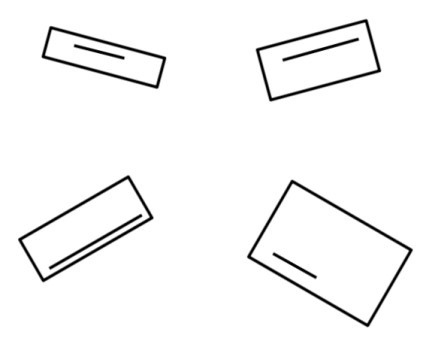
#> input picture rectangle.jpg, 422 x 338 px
$ python rectangle_alignment.py
#> lines starting #> are read from the running program, lines starting #| are printed output that depends on the picture; after the words box and inside, x2 and y2 are one past the last pixel; in counts of white or black regions, pixels touching at a corner belong together
import cv2
import numpy as np
import matplotlib.pyplot as plt
plt.figure(figsize=(10, 7))
font = cv2.FONT_HERSHEY_TRIPLEX
image = cv2.imread('rectangle.jpg', cv2.IMREAD_COLOR)
#> image is the input picture: shape (338, 422, 3); min 0, max 255, mean 245.9
img = cv2.cvtColor(image, cv2.COLOR_BGR2GRAY)
edged = cv2.Canny(img, 30, 200)
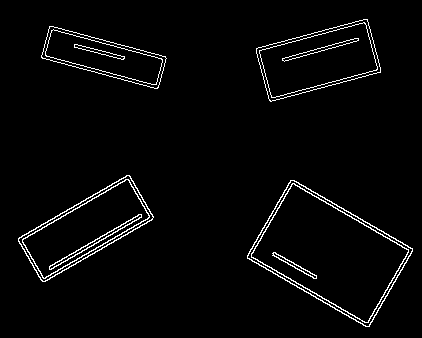
#> edged: shape (338, 422); 2.8% white in thin lines or dots, all inside (x1, y1, x2, y2) = (18, 19, 413, 327)
contours,hierarchy= cv2.findContours(edged,cv2.RETR_EXTERNAL,cv2.CHAIN_APPROX_NONE)
#> contours = 4 contours; box (x1, y1, x2, y2) and area: (247, 180, 413, 327) 12767, (18, 175, 154, 282) 6545, (256, 19, 381, 102) 6332, (41, 26, 167, 89) 3988
for cnt in contours :
    approx = cv2.approxPolyDP(cnt, 0.09 * cv2.arcLength(cnt, True), True)
    cv2.drawContours(image, [approx], -1, (0, 255,0), 3)
    n = approx.ravel()
    i = 0
    for j in n :

        if(i % 2 == 0):

            x = n[i]
            y = n[i + 1]
            # String containing the co-ordinates.
            string = str(x) + " " + str(y)
            if(i == 0):

                cv2.putText(image, string, (x, y),font, 0.5, (0, 0, 0))
                print(x,y)

            else:

                cv2.putText(image, string, (x, y), font, 0.5, (0, 0, 0))
                print(x,y)
        i = i + 1
#> this loop made 4 passes
#> n on passes 1 to 4: [290, 180, 247, 258, 369, 326, 412, 248], [129, 175, 18, 238, 42, 281, 152, 219], [49, 26, 42, 58, 158, 87, 165, 56], [367, 19, 256, 48, 269, 100, 380, 72]
#> (printed output is left out)
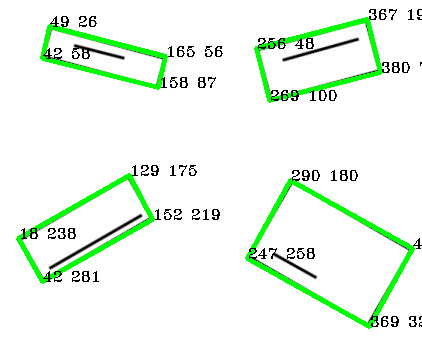
#> image: shape (338, 422, 3); 6.92% of pixels changed, all inside (x1, y1, x2, y2) = (16, 9, 422, 329)

#### For first Rectangle
pts1 = np.float32([[49,26],[165,56],[42,58],[158,87]])


for x in range(0,4):
    cv2.circle(img,(int(pts1[x][0]), int(pts1[x][1])),5,(0,0,255),cv2.FILLED)
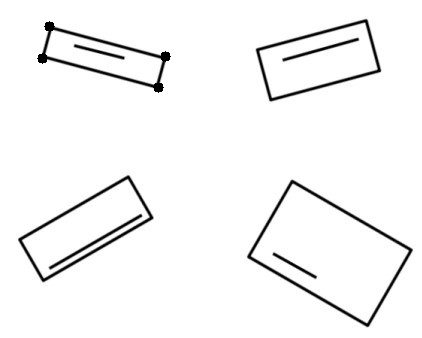
#> img: shape (338, 422); min 0, max 255, mean 245.5

width1, height1 = 300,100
pts2 = np.float32([[0,0], [width1,0],[0,height1],[width1,height1]])
matrix1 = cv2.getPerspectiveTransform(pts1,pts2)
#> matrix1 = [[2.34, 0.512, -128.1], [-0.753, 2.91, -38.81], [-0.000225, -0.000106, 1]]
output1 = cv2.warpPerspective(img, matrix1, (width1, height1))


### For Second Rectangle
pts3 = np.float32([[256,48],[367,19],[269,100],[380,72]])

for x in range(0,4):
    cv2.circle(img,(int(pts3[x][0]), int(pts3[x][1])),5,(0,0,255),cv2.FILLED)
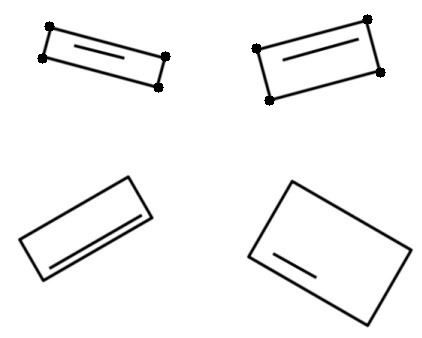
#> img: shape (338, 422); 0.22% of pixels changed, all inside (x1, y1, x2, y2) = (251, 14, 386, 106)

width2, height2 = 300,100
pts4 = np.float32([[0,0], [width2,0],[0,height2],[width2,height2]])
matrix2 = cv2.getPerspectiveTransform(pts3,pts4)
#> matrix2 = [[2.67, -0.668, -651.7], [0.487, 1.86, -214], [0.000148, -7.83e-05, 1]]
output2 = cv2.warpPerspective(img, matrix2, (width2, height2))


### For third Rectangle
pts5 = np.float32([[18,238],[129,175],[42,281],[152,219]])

for x in range(0,4):
    cv2.circle(img,(int(pts5[x][0]), int(pts5[x][1])),5,(0,0,255),cv2.FILLED)
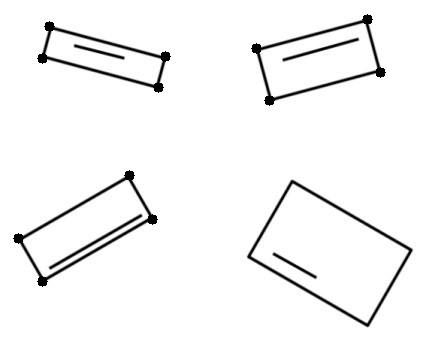
#> img: shape (338, 422); 0.22% of pixels changed, all inside (x1, y1, x2, y2) = (13, 170, 158, 287)

width3, height3 = 300,100
pts6 = np.float32([[0,0], [width3,0],[0,height3],[width3,height3]])
matrix3 = cv2.getPerspectiveTransform(pts5,pts6)
#> matrix3 = [[1.97, -1.1, 225.7], [0.942, 1.66, -412.1], [-5.06e-05, -0.000206, 1]]
output3 = cv2.warpPerspective(img, matrix3, (width3, height3))

### For Fourth Rectangle
pts7 = np.float32([[290,180],[412,248],[247,258],[369,326]])

for x in range(0,4):
    cv2.circle(img,(int(pts7[x][0]), int(pts7[x][1])),5,(0,0,255),cv2.FILLED)
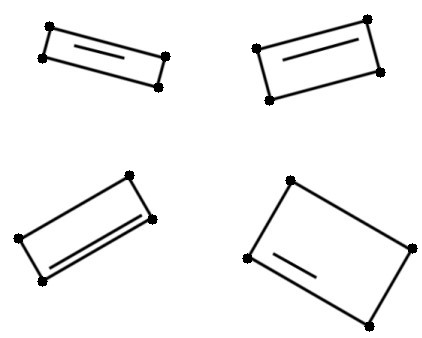
#> img: shape (338, 422); 0.22% of pixels changed, all inside (x1, y1, x2, y2) = (242, 175, 418, 332)


width4, height4 = 200,100
pts8 = np.float32([[0,0], [width4,0],[0,height4],[width4,height4]])
matrix4 = cv2.getPerspectiveTransform(pts7,pts8)
#> matrix4 = [[1.25, 0.691, -488.1], [-0.547, 0.981, -18.01], [2.95e-18, -2.02e-18, 1]]
output4 = cv2.warpPerspective(img, matrix4, (width4, height4))
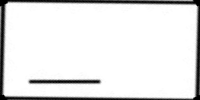
#> output4: shape (100, 200); min 0, max 255, mean 230.5


cv2.imshow("First Rectangle", output1)
cv2.imshow("Second Rectangle", output2)
cv2.imshow("Third Rectangle", output3)
cv2.imshow("Forth Rectangle", output4)

if cv2.waitKey(0) & 0xFF == ord('q'):
#> (key q is pressed here)
    cv2.destroyAllWindows()
